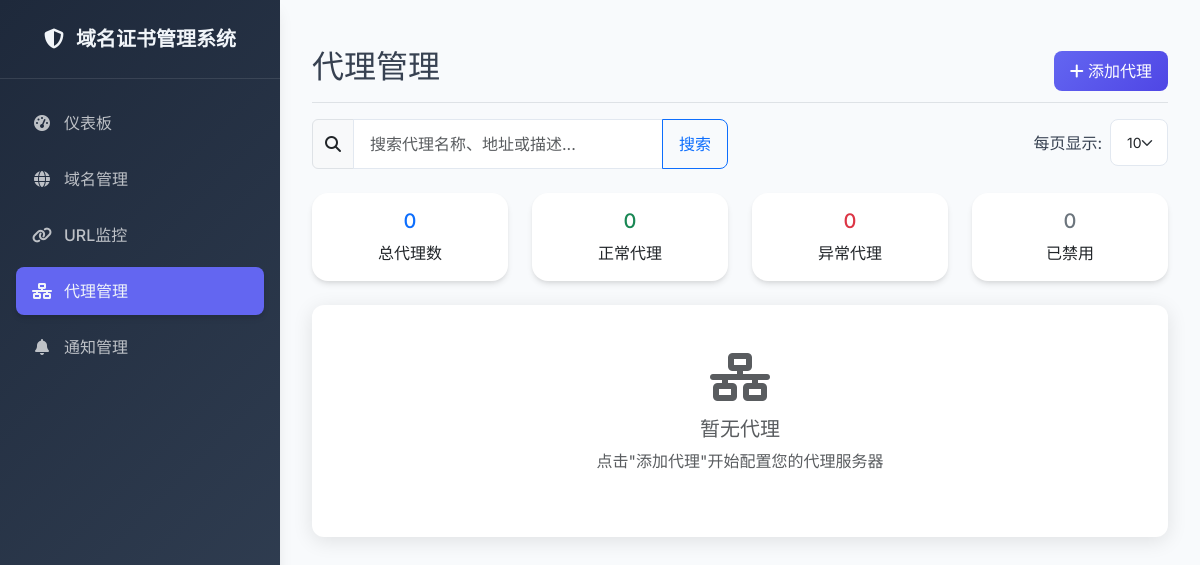
/proxies, run on an earlier commit of the app's database.
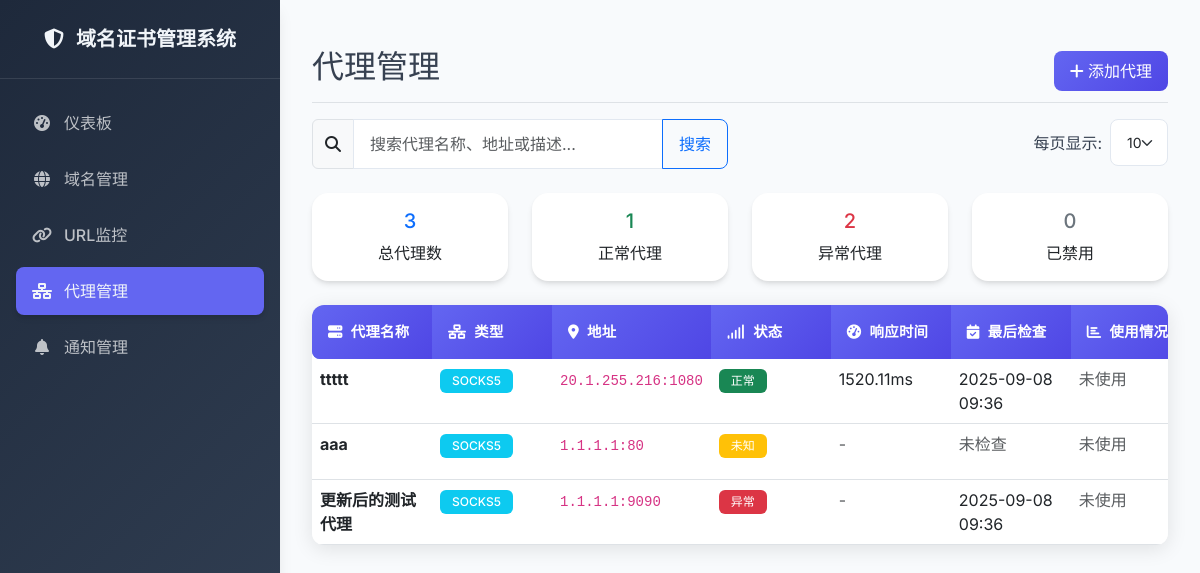
And on a later commit of the database.
### app/models/proxy.py (models this page shows, shortened)
class Proxy(db.Model):
    __tablename__ = 'proxies'
    id = db.Column(db.Integer, primary_key=True)
    name = db.Column(db.String(100), nullable=False, comment='代理名称')
    type = db.Column(db.String(20), nullable=False, comment='代理类型：http, https, socks4, socks5')
    host = db.Column(db.String(255), nullable=False, comment='代理主机地址')
    port = db.Column(db.Integer, nullable=False, comment='代理端口')
    username = db.Column(db.String(100), comment='代理用户名')
    password = db.Column(db.String(100), comment='代理密码')
    description = db.Column(db.Text, comment='代理描述')
    is_active = db.Column(db.Boolean, default=True, comment='是否启用')
    is_default = db.Column(db.Boolean, default=False, comment='是否默认代理')
    last_checked = db.Column(db.DateTime, comment='最后检查时间')
    is_working = db.Column(db.Boolean, default=None, comment='代理是否正常工作，None表示未测试')
    response_time = db.Column(db.Float, comment='响应时间（毫秒）')
    created_at = db.Column(db.DateTime, default=datetime.utcnow)
    updated_at = db.Column(db.DateTime, default=datetime.utcnow, onupdate=datetime.utcnow)
    url_checks = db.relationship('URL', back_populates='proxy', lazy='dynamic')
    @property
    def status_display(self):
        if not self.is_active:
            return "已禁用"
        elif self.is_working is None:
            return "未知"
        elif not self.is_working:
            return "异常"
        else:
            return "正常"
    @property
    def status_badge_class(self):
        if not self.is_active:
            return "bg-secondary"
        elif self.is_working is None:
            return "bg-warning"
        elif not self.is_working:
            return "bg-danger"
        else:
            return "bg-success"
    @property
    def type_display(self):
        type_map = {
            'http': 'HTTP',
            'https': 'HTTPS',
            'socks4': 'SOCKS4',
            'socks5': 'SOCKS5'
        }
        return type_map.get(self.type, self.type.upper())

### app/views/proxies.py (the view)
@proxies_bp.route('/proxies')
def index():
    search = request.args.get('search', '')
    page = request.args.get('page', 1, type=int)
    per_page = request.args.get('per_page', 10, type=int)
    query = Proxy.query
    if search:
        query = query.filter(
            Proxy.name.contains(search) |
            Proxy.host.contains(search) |
            Proxy.description.contains(search)
        )
    query = query.order_by(Proxy.created_at.desc())
    pagination = query.paginate(
        page=page,
        per_page=per_page,
        error_out=False
    )
    proxies = pagination.items
    return render_template('proxies/index.html',
                         proxies=proxies,
                         pagination=pagination,
                         search=search,
                         per_page=per_page)

### app/templates/proxies/index.html (shortened to what the changed rows need)
{% extends "base.html" %}
{% block content %}
<div class="d-flex justify-content-between flex-wrap flex-md-nowrap align-items-center pt-3 pb-2 mb-3 border-bottom">
    <h1 class="h2">代理管理</h1>
</div>
<div class="row mb-4">
    <div class="col-md-3">
        <div class="card text-center">
            <div class="card-body">
                <h5 class="card-title text-primary">{{ proxies|length }}</h5>
                <p class="card-text">总代理数</p>
            </div>
        </div>
    </div>
    <div class="col-md-3">
        <div class="card text-center">
            <div class="card-body">
                <h5 class="card-title text-success">{{ proxies|selectattr('is_active')|selectattr('is_working')|list|length }}</h5>
                <p class="card-text">正常代理</p>
            </div>
        </div>
    </div>
    <div class="col-md-3">
        <div class="card text-center">
            <div class="card-body">
                <h5 class="card-title text-danger">{{ proxies|selectattr('is_active')|rejectattr('is_working')|list|length }}</h5>
                <p class="card-text">异常代理</p>
            </div>
        </div>
    </div>
</div>
<div class="table-container">
        {% if proxies %}
        <div class="table-responsive">
            <table class="table table-hover">
                <thead class="table-header-fusion">
                    <tr>
                        <th><i class="fas fa-server me-2"></i>代理名称</th>
                        <th><i class="fas fa-network-wired me-2"></i>类型</th>
                        <th><i class="fas fa-map-marker-alt me-2"></i>地址</th>
                        <th><i class="fas fa-signal me-2"></i>状态</th>
                        <th><i class="fas fa-tachometer-alt me-2"></i>响应时间</th>
                        <th><i class="fas fa-calendar-check me-2"></i>最后检查</th>
                        <th><i class="fas fa-chart-bar me-2"></i>使用情况</th>
                    </tr>
                </thead>
                <tbody>
                    {% for proxy in proxies %}
                    <tr class="proxy-table-row">
                        <td>
                            <strong>{{ proxy.name }}</strong>
                        </td>
                        <td>
                            <span class="badge bg-info">{{ proxy.type_display }}</span>
                        </td>
                        <td>
                            <code>{{ proxy.host }}:{{ proxy.port }}</code>
                        </td>
                        <td>
                            <span class="badge {{ proxy.status_badge_class }}">{{ proxy.status_display }}</span>
                        </td>
                        <td>
                            {% if proxy.response_time %}
                                {{ "%.2f"|format(proxy.response_time) }}ms
                            {% else %}
                                <span class="text-muted">-</span>
                            {% endif %}
                        </td>
                        <td>
                            {% if proxy.last_checked %}
                                {{ proxy.last_checked.strftime('%Y-%m-%d %H:%M') }}
                            {% else %}
                                <span class="text-muted">未检查</span>
                            {% endif %}
                        </td>
                        <td>
                            {% set url_count = proxy.url_checks.count() %}
                            {% if url_count > 0 %}
                                <span class="badge bg-primary">{{ url_count }} 个URL</span>
                            {% else %}
                                <span class="text-muted">未使用</span>
                            {% endif %}
                        </td>
                    </tr>
                    {% endfor %}
                </tbody>
            </table>
        </div>
        {% else %}
        <div class="text-center py-5">
            <i class="fas fa-network-wired fa-3x text-muted mb-3"></i>
            <h5 class="text-muted">暂无代理</h5>
            <p class="text-muted">点击"添加代理"开始配置您的代理服务器</p>
        </div>
        {% endif %}
    </div>
</div>
{% endblock %}

What changed in the data, as far as the page shows it:
added Proxy: name "ttttt", type_display "SOCKS5", host "20.1.255.216", port "1080", status_display "正常", response_time "1520.11", last_checked "2025-09-08 09:36"
added Proxy: name "aaa", type_display "SOCKS5", host "1.1.1.1", port "80", status_display "未知", shows "未检查"
added Proxy: name "更新后的测试代理", type_display "SOCKS5", host "1.1.1.1", port "9090", status_display "异常", last_checked "2025-09-08 09:36"
Also different on the page:
{{ proxies|length }}: "0" → "3"
{{ proxies|selectattr('is_active')|selectattr('is_working')|list|length }}: "0" → "1"
{{ proxies|selectattr('is_active')|rejectattr('is_working')|list|length }}: "0" → "2"
text no longer shown: "暂无代理 点击\"添加代理\"开始配置您的代理服务器"
text now shown: "代理名称 类型 地址 状态 响应时间 最后检查 使用情况"
